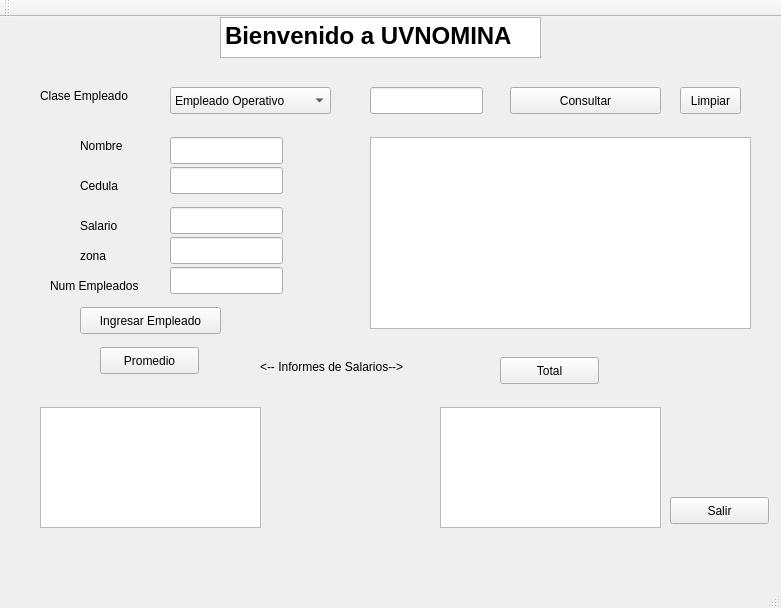
<?xml version="1.0" encoding="UTF-8"?>
<ui version="4.0">
 <class>Ventana</class>
 <widget class="QMainWindow" name="Ventana">
  <property name="geometry">
   <rect>
    <x>0</x>
    <y>0</y>
    <width>781</width>
    <height>608</height>
   </rect>
  </property>
  <property name="windowTitle">
   <string>Ventana</string>
  </property>
  <widget class="QWidget" name="centralWidget">
   <widget class="QLineEdit" name="ObjNombre">
    <property name="geometry">
     <rect>
      <x>170</x>
      <y>120</y>
      <width>113</width>
      <height>27</height>
     </rect>
    </property>
   </widget>
   <widget class="QPushButton" name="Salir">
    <property name="geometry">
     <rect>
      <x>670</x>
      <y>480</y>
      <width>99</width>
      <height>27</height>
     </rect>
    </property>
    <property name="text">
     <string>Salir</string>
    </property>
   </widget>
   <widget class="QPushButton" name="Total">
    <property name="geometry">
     <rect>
      <x>500</x>
      <y>340</y>
      <width>99</width>
      <height>27</height>
     </rect>
    </property>
    <property name="text">
     <string>Total</string>
    </property>
   </widget>
   <widget class="QPushButton" name="Ingresar">
    <property name="geometry">
     <rect>
      <x>80</x>
      <y>290</y>
      <width>141</width>
      <height>27</height>
     </rect>
    </property>
    <property name="text">
     <string>Ingresar Empleado</string>
    </property>
   </widget>
   <widget class="QComboBox" name="claseEmpleado">
    <property name="geometry">
     <rect>
      <x>170</x>
      <y>70</y>
      <width>161</width>
      <height>27</height>
     </rect>
    </property>
    <item>
     <property name="text">
      <string>Empleado Operativo</string>
     </property>
    </item>
    <item>
     <property name="text">
      <string>Empleado de Oficina</string>
     </property>
    </item>
   </widget>
   <widget class="QLineEdit" name="ObjSalario">
    <property name="geometry">
     <rect>
      <x>170</x>
      <y>190</y>
      <width>113</width>
      <height>27</height>
     </rect>
    </property>
   </widget>
   <widget class="QPushButton" name="Consultar">
    <property name="geometry">
     <rect>
      <x>510</x>
      <y>70</y>
      <width>151</width>
      <height>27</height>
     </rect>
    </property>
    <property name="text">
     <string>Consultar</string>
    </property>
   </widget>
   <widget class="QLineEdit" name="ObjCedula">
    <property name="geometry">
     <rect>
      <x>170</x>
      <y>150</y>
      <width>113</width>
      <height>27</height>
     </rect>
    </property>
   </widget>
   <widget class="QLabel" name="label_4">
    <property name="geometry">
     <rect>
      <x>260</x>
      <y>340</y>
      <width>191</width>
      <height>20</height>
     </rect>
    </property>
    <property name="text">
     <string>&lt;-- Informes de Salarios--&gt;</string>
    </property>
   </widget>
   <widget class="QLabel" name="label_6">
    <property name="geometry">
     <rect>
      <x>80</x>
      <y>230</y>
      <width>67</width>
      <height>17</height>
     </rect>
    </property>
    <property name="text">
     <string>zona</string>
    </property>
   </widget>
   <widget class="QLineEdit" name="ObjNumEmpleados">
    <property name="geometry">
     <rect>
      <x>170</x>
      <y>250</y>
      <width>113</width>
      <height>27</height>
     </rect>
    </property>
   </widget>
   <widget class="QLabel" name="label">
    <property name="geometry">
     <rect>
      <x>80</x>
      <y>120</y>
      <width>67</width>
      <height>17</height>
     </rect>
    </property>
    <property name="text">
     <string>Nombre</string>
    </property>
   </widget>
   <widget class="QLabel" name="label_3">
    <property name="geometry">
     <rect>
      <x>80</x>
      <y>200</y>
      <width>67</width>
      <height>17</height>
     </rect>
    </property>
    <property name="text">
     <string>Salario</string>
    </property>
   </widget>
   <widget class="QTextBrowser" name="Salida1">
    <property name="geometry">
     <rect>
      <x>370</x>
      <y>120</y>
      <width>381</width>
      <height>192</height>
     </rect>
    </property>
   </widget>
   <widget class="QLabel" name="label_7">
    <property name="geometry">
     <rect>
      <x>50</x>
      <y>260</y>
      <width>111</width>
      <height>17</height>
     </rect>
    </property>
    <property name="text">
     <string>Num Empleados</string>
    </property>
   </widget>
   <widget class="QPushButton" name="Limpiar">
    <property name="geometry">
     <rect>
      <x>680</x>
      <y>70</y>
      <width>61</width>
      <height>27</height>
     </rect>
    </property>
    <property name="text">
     <string>Limpiar</string>
    </property>
   </widget>
   <widget class="QPushButton" name="Promedio">
    <property name="geometry">
     <rect>
      <x>100</x>
      <y>330</y>
      <width>99</width>
      <height>27</height>
     </rect>
    </property>
    <property name="text">
     <string>Promedio</string>
    </property>
   </widget>
   <widget class="QLineEdit" name="Consulta">
    <property name="geometry">
     <rect>
      <x>370</x>
      <y>70</y>
      <width>113</width>
      <height>27</height>
     </rect>
    </property>
   </widget>
   <widget class="QTextBrowser" name="Salida2">
    <property name="geometry">
     <rect>
      <x>40</x>
      <y>390</y>
      <width>221</width>
      <height>121</height>
     </rect>
    </property>
   </widget>
   <widget class="QLineEdit" name="ObjZona">
    <property name="geometry">
     <rect>
      <x>170</x>
      <y>220</y>
      <width>113</width>
      <height>27</height>
     </rect>
    </property>
   </widget>
   <widget class="QLabel" name="label_5">
    <property name="geometry">
     <rect>
      <x>40</x>
      <y>70</y>
      <width>111</width>
      <height>17</height>
     </rect>
    </property>
    <property name="text">
     <string>Clase Empleado</string>
    </property>
   </widget>
   <widget class="QTextBrowser" name="Salida3">
    <property name="geometry">
     <rect>
      <x>440</x>
      <y>390</y>
      <width>221</width>
      <height>121</height>
     </rect>
    </property>
   </widget>
   <widget class="QLabel" name="label_2">
    <property name="geometry">
     <rect>
      <x>80</x>
      <y>160</y>
      <width>67</width>
      <height>17</height>
     </rect>
    </property>
    <property name="text">
     <string>Cedula</string>
    </property>
   </widget>
   <widget class="QTextBrowser" name="textBrowser">
    <property name="geometry">
     <rect>
      <x>220</x>
      <y>0</y>
      <width>321</width>
      <height>41</height>
     </rect>
    </property>
    <property name="html">
     <string>&lt;!DOCTYPE HTML PUBLIC &quot;-//W3C//DTD HTML 4.0//EN&quot; &quot;http://www.w3.org/TR/REC-html40/strict.dtd&quot;&gt;
&lt;html&gt;&lt;head&gt;&lt;meta name=&quot;qrichtext&quot; content=&quot;1&quot; /&gt;&lt;style type=&quot;text/css&quot;&gt;
p, li { white-space: pre-wrap; }
&lt;/style&gt;&lt;/head&gt;&lt;body style=&quot; font-family:'Ubuntu'; font-size:11pt; font-weight:400; font-style:normal;&quot;&gt;
&lt;p style=&quot; margin-top:0px; margin-bottom:0px; margin-left:0px; margin-right:0px; -qt-block-indent:0; text-indent:0px;&quot;&gt;&lt;span style=&quot; font-size:18pt; font-weight:600;&quot;&gt;Bienvenido a UVNOMINA&lt;/span&gt;&lt;/p&gt;&lt;/body&gt;&lt;/html&gt;</string>
    </property>
   </widget>
  </widget>
  <widget class="QMenuBar" name="menuBar">
   <property name="geometry">
    <rect>
     <x>0</x>
     <y>0</y>
     <width>781</width>
     <height>25</height>
    </rect>
   </property>
  </widget>
  <widget class="QToolBar" name="mainToolBar">
   <attribute name="toolBarArea">
    <enum>TopToolBarArea</enum>
   </attribute>
   <attribute name="toolBarBreak">
    <bool>false</bool>
   </attribute>
  </widget>
  <widget class="QStatusBar" name="statusBar"/>
 </widget>
 <layoutdefault spacing="6" margin="11"/>
 <resources/>
 <connections/>
</ui>
